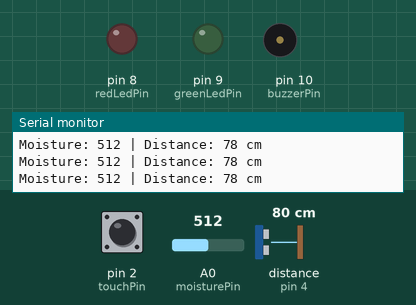
This sketch was run on a simulated Arduino Uno, built with avr-gcc and run on an emulated ATmega328P. Shown: output pins drawn as LEDs (lit = HIGH), buzzer (waves = sounding, pin HIGH), the last lines printed to the serial monitor. Wiring (inferred from the names in the program): ultrasonic range finder: trigger pin 3; echo pin 4. Inputs (shaded band) come from the test bench; at power-on: distance to the obstacle (sensor on pin 4) 80 cm, A0 (moisturePin) = 512, pin 2 (touchPin) LOW. The echo pulse lasts 58.3 µs per cm; pins used as bus, display or sensor lines are not drawn.

Above: at 1.2 s.
1.3 s: distance to the obstacle (sensor on pin 4) set to 22 cm
4.3 s: distance to the obstacle (sensor on pin 4) set to 18 cm
At 4.46 s:
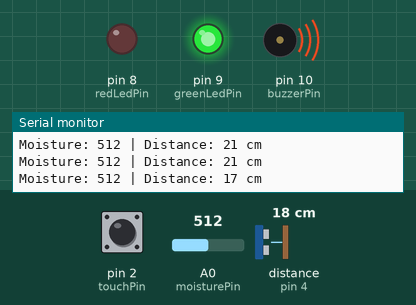
7.3 s: A0 (moisturePin) set to 481
At 7.63 s:
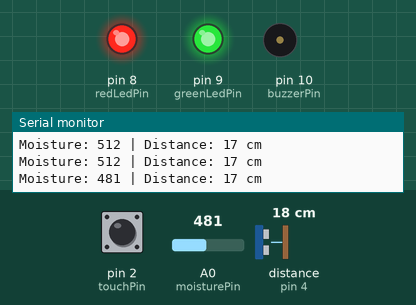
10.3 s: distance to the obstacle (sensor on pin 4) set to 35 cm
At 10.5 s:
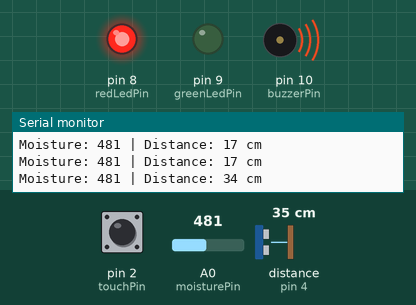
13.3 s: pin 2 (touchPin) pulled HIGH for 3.2 s
At 16.72 s:
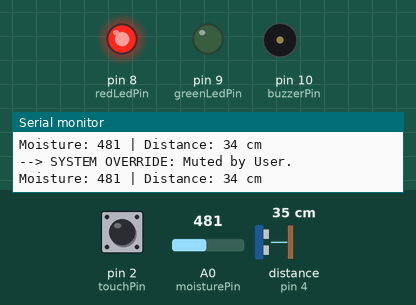
18.0 s: A0 (moisturePin) set to 510
At 18.9 s:
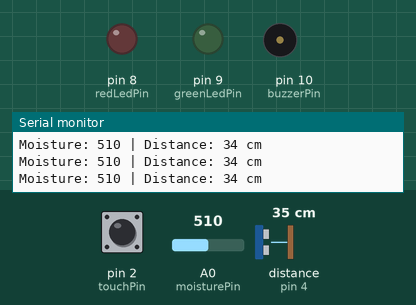
Timing chart, 0 to 21.0 s (numbered marks = the images above; inputs shaded):
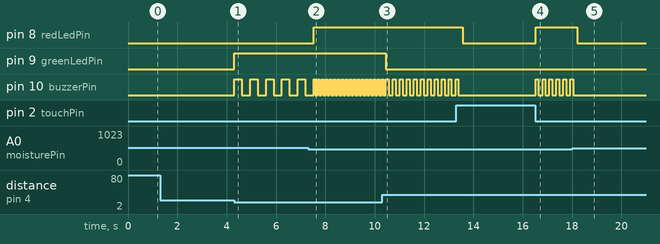

Measured:
- the behaviour switches between 21 and 20 cm on distance to the obstacle (sensor on pin 4) (found by bisection; images 0 and 1)
- the behaviour switches between 500 and 499 on A0 (moisturePin) (found by bisection; images 1 and 2)
- after the input at 4.3 s, pin 9 (greenLedPin): LOW → HIGH at once; pin 10 (buzzerPin): alternates HIGH for 0.30 s and LOW for 0.34 s, starting at once
- after the input at 7.3 s, pin 8 (redLedPin): LOW → HIGH after 0.23 s; pin 10 (buzzerPin): alternates HIGH for 0.06 s and LOW for 0.10 s, starting after 0.29 s
- after the input at 10.3 s, pin 9 (greenLedPin): HIGH → LOW after 0.15 s; pin 10 (buzzerPin): alternates HIGH for 0.12 s and LOW for 0.16 s, starting after 0.27 s
- after the input at 13.3 s, pin 8 (redLedPin): HIGH → LOW after 0.26 s, → HIGH 3.0 s later
- after the input at 18.0 s, pin 8 (redLedPin): HIGH → LOW after 0.22 s; pin 10 (buzzerPin): goes on until 18.1 s, then stays LOW

The sketch:

sketch_project8.ino
```cpp
/*
  Dual-Mode Anti-Intruder & Flood Alarm (Sensor Fusion System)
  -------------------------------------------------------------
  - Soil Moisture Sensor (A0): Detects Water Leakage / Flooding
  - Ultrasonic Sensor (Trig: D3, Echo: D4): Detects Intrusion (< 20cm)
  - Touch Sensor (D2): Mute / Safety Reset Button
  - Red LED (D8): Water Level Warning
  - Green LED (D9): Intruder Warning
  - Active Buzzer (D10): Multi-Tone Alarm System
*/

// Pin Configurations
const int touchPin = 2;
const int trigPin = 3;
const int echoPin = 4;
const int redLedPin = 8;
const int greenLedPin = 9;
const int buzzerPin = 10;
const int moisturePin = A0;

// System Thresholds
const int WATER_THRESHOLD = 500;      // Analog value below which water/flood is triggered
const int INTRUDER_DISTANCE_CM = 20;  // Intruder range threshold in centimeters

void setup() {
  // Initialize Sensor & Output Pins
  pinMode(touchPin, INPUT);
  pinMode(trigPin, OUTPUT);
  pinMode(echoPin, INPUT);

  pinMode(redLedPin, OUTPUT);
  pinMode(greenLedPin, OUTPUT);
  pinMode(buzzerPin, OUTPUT);

  // Serial Monitor for System Diagnostics
  Serial.begin(9600);
  Serial.println("==============================================");
  Serial.println(" Dual-Mode Sensor Fusion Security System Ready");
  Serial.println("==============================================");
}

void loop() {
  // 1. Read Soil Moisture Sensor (Analog)
  int moistureVal = analogRead(moisturePin);
  bool isWaterDetected = (moistureVal < WATER_THRESHOLD);

  // 2. Read Ultrasonic Sensor Distance (Digital/Pulse)
  digitalWrite(trigPin, LOW);
  delayMicroseconds(2);
  digitalWrite(trigPin, HIGH);
  delayMicroseconds(10);
  digitalWrite(trigPin, LOW);

  long duration = pulseIn(echoPin, HIGH);
  int distanceCm = duration * 0.034 / 2;

  // Filter out invalid 0cm readings
  bool isIntruderDetected = (distanceCm > 0 && distanceCm < INTRUDER_DISTANCE_CM);

  // 3. Read Touch Sensor State
  bool isTouchActive = (digitalRead(touchPin) == HIGH);

  // Real-Time System Telemetry on Serial Monitor
  Serial.print("Moisture: ");
  Serial.print(moistureVal);
  Serial.print(" | Distance: ");
  Serial.print(distanceCm);
  Serial.println(" cm");

  // --- Sensor Fusion Priority Logic ---

  if (isTouchActive) {
    // SYSTEM OVERRIDE / RESET MODE
    // Touch sensor pressed: Silences all alarms instantly
    digitalWrite(redLedPin, LOW);
    digitalWrite(greenLedPin, LOW);
    digitalWrite(buzzerPin, LOW);
    Serial.println("--> SYSTEM OVERRIDE: Muted by User.");
  }
  else if (isWaterDetected && isIntruderDetected) {
    // CRITICAL DUAL EMERGENCY (Water + Intruder)
    // Both LEDs turn ON + Fast Emergency Strobe Beep
    digitalWrite(redLedPin, HIGH);
    digitalWrite(greenLedPin, HIGH);
    digitalWrite(buzzerPin, HIGH);
    delay(60);
    digitalWrite(buzzerPin, LOW);
    delay(60);
  }
  else if (isWaterDetected) {
    // WATER LEAKAGE ALARM
    // Red LED ON + Rapid Warning Beep
    digitalWrite(redLedPin, HIGH);
    digitalWrite(greenLedPin, LOW);
    digitalWrite(buzzerPin, HIGH);
    delay(120);
    digitalWrite(buzzerPin, LOW);
    delay(120);
  }
  else if (isIntruderDetected) {
    // INTRUDER ALARM
    // Green LED ON + Slow Pulsing Beep
    digitalWrite(redLedPin, LOW);
    digitalWrite(greenLedPin, HIGH);
    digitalWrite(buzzerPin, HIGH);
    delay(300);
    digitalWrite(buzzerPin, LOW);
    delay(300);
  }
  else {
    // NORMAL MONITORING STATE
    digitalWrite(redLedPin, LOW);
    digitalWrite(greenLedPin, LOW);
    digitalWrite(buzzerPin, LOW);
  }

  delay(40); // Small stability delay
}
```
